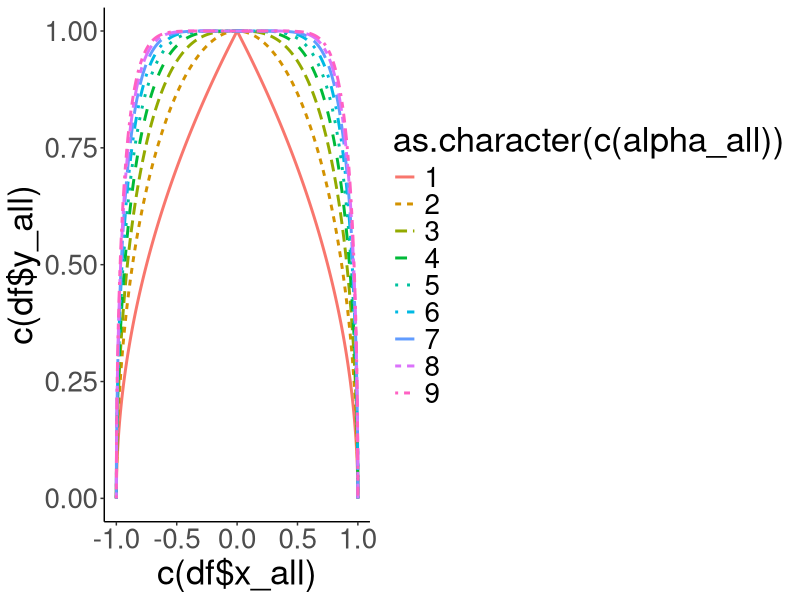

Write R code to recreate this figure.
library(ggplot2)

x=c(-1,0.1,1)

#r
x0=-1
gap=0.0001

x_all=c()
y_all=c()
alpha_all=c()
for(alpha in c(1:9))
{
  y_alpha=c()
  x=c()
  xi=x0
  while(T)
  {
    yi_alpha_i=sqrt(1-(abs(xi))^alpha)
    y_alpha=c(y_alpha,yi_alpha_i)
    x=c(x,xi)
    xi=xi+gap
    if(xi>1)
    {
      break
    }
  }
  x_all=c(x_all, x)
  y_all=c(y_all, y_alpha)
  alpha_all=c(alpha_all,rep(alpha,length(x)))
}


####form df for ggplot######



df=data.frame(x_all,y_all,alpha_all)


p1=ggplot(data=df,aes(x=c(df$x_all),y=c(df$y_all),color=as.character(c(alpha_all)),linetype=as.character(c(alpha_all))))+geom_path(size=1)+
  theme_classic()+theme(text=element_text(size=25))

pdf("curve_different_alpha.pdf",width = 12,height = 10)
#plot(x,y_root)
print(p1)

dev.off()



